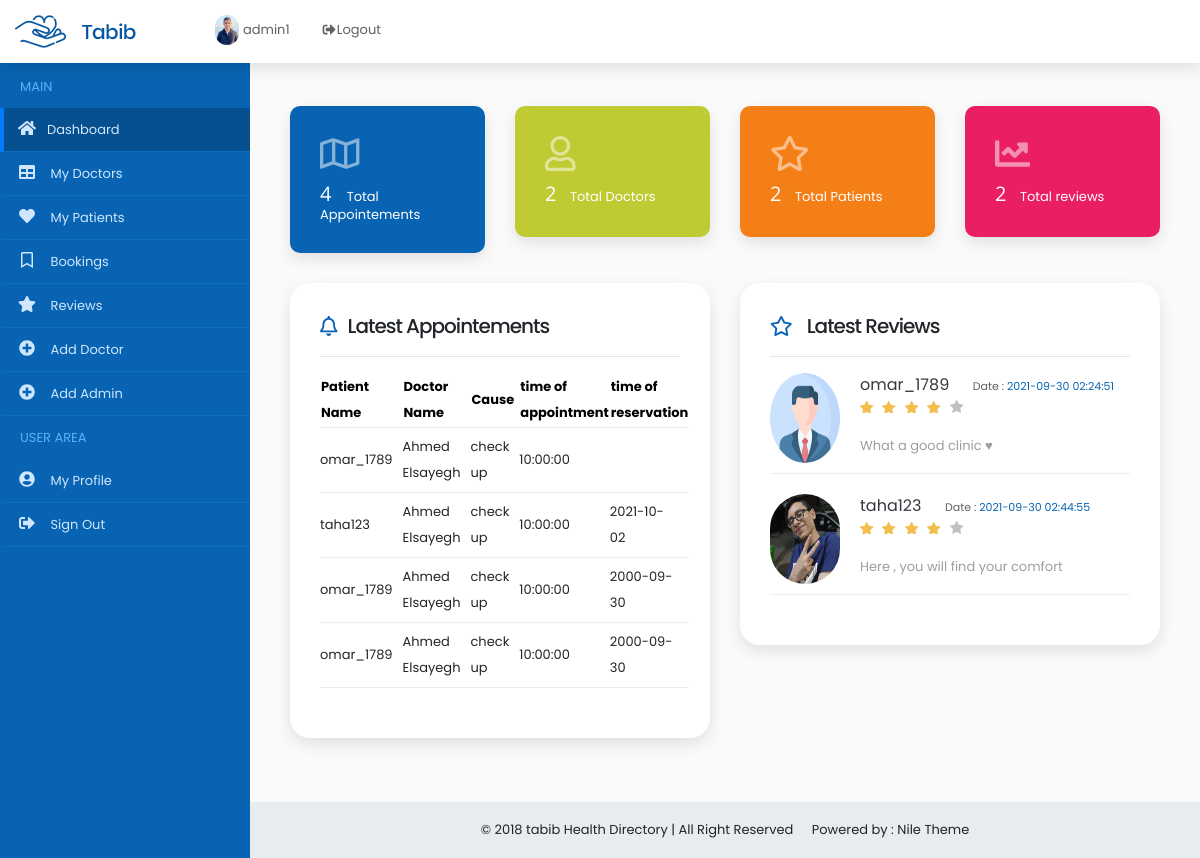
The page /admin/dashboard-home.php?id=1 on the database its author committed.
### tables this page shows
CREATE TABLE IF NOT EXISTS `appointment` (
  `appointment_id` int UNSIGNED NOT NULL AUTO_INCREMENT,
  `patient_id` int UNSIGNED NOT NULL,
  `doctor_id` int UNSIGNED NOT NULL,
  `cause` enum('check up','consultation') NOT NULL,
  `time_appointment` time NOT NULL,
  `time_reservation` datetime DEFAULT CURRENT_TIMESTAMP,
  `day_appointment` date DEFAULT NULL,
  PRIMARY KEY (`appointment_id`),
  KEY `patient_id` (`patient_id`,`doctor_id`),
  KEY `patient_id_2` (`patient_id`,`doctor_id`),
  KEY `time_appointment` (`time_appointment`),
  KEY `doctor_id` (`doctor_id`)
);

CREATE TABLE IF NOT EXISTS `doctors` (
  `id` int UNSIGNED NOT NULL AUTO_INCREMENT,
  `username` varchar(50) NOT NULL,
  `address` varchar(70) NOT NULL,
  `phone` varchar(40) NOT NULL,
  `email` varchar(50) NOT NULL,
  `password` varchar(60) NOT NULL,
  `specialization` varchar(50) NOT NULL,
  `time_of_presense` time NOT NULL,
  `stay_time` tinyint NOT NULL,
  `first_name` varchar(50) NOT NULL,
  `last_name` varchar(50) NOT NULL,
  `img_path` varchar(50) DEFAULT NULL,
  `subscribe` tinyint NOT NULL DEFAULT '0',
  PRIMARY KEY (`id`),
  UNIQUE KEY `time_of_presense` (`time_of_presense`),
  UNIQUE KEY `username` (`username`),
  KEY `time_of_presense_2` (`time_of_presense`)
);

CREATE TABLE IF NOT EXISTS `testimonials` (
  `id` int UNSIGNED NOT NULL AUTO_INCREMENT,
  `patient_id` int UNSIGNED NOT NULL,
  `content` varchar(500) NOT NULL,
  `_datetime` datetime DEFAULT CURRENT_TIMESTAMP,
  PRIMARY KEY (`id`),
  KEY `patient_id` (`patient_id`)
);

CREATE TABLE IF NOT EXISTS `patients` (
  `id` int UNSIGNED NOT NULL AUTO_INCREMENT,
  `username` varchar(50) NOT NULL,
  `age` tinyint NOT NULL,
  `password` varchar(50) NOT NULL,
  `phone` varchar(40) NOT NULL,
  `email` varchar(60) DEFAULT NULL,
  `gender` enum('male','female') DEFAULT NULL,
  `country` varchar(50) DEFAULT '',
  `dob` date NOT NULL,
  `address` varchar(50) NOT NULL,
  `first_name` varchar(50) NOT NULL,
  `last_name` varchar(50) NOT NULL,
  `img_path` varchar(100) DEFAULT NULL,
  PRIMARY KEY (`id`),
  UNIQUE KEY `username` (`username`)
);

### admin/dashboard-home.php (the view, shortened to what the rows shown need)
<?php
require_once '../queryHandlerclass/query.php';
?>
<!DOCTYPE html>
<html lang="en-US">
<head>
    <link rel="stylesheet" href="../assets/css/animate.css" />
    <link href="../assets/css/owl.carousel.css" rel="stylesheet">
    <link href="../assets/css/owl.theme.css" rel="stylesheet">
    <link rel="stylesheet" href="../assets/css/bootstrap.min.css">
    <link rel="stylesheet" href="../assets/css/hover-min.css">
    <link rel="stylesheet" href="../assets/css/flag-icon.min.css">
    <link rel="stylesheet" href="../assets/css/style.css">
    <link rel="stylesheet" href="../assets/css/colors/main.css">
    <link rel="stylesheet" href="../assets/css/elegant_icon.css">
    <link rel="stylesheet" href="../assets/css/sb-admin.css">
</head>
<body>
    <header class="background-white box-shadow fixed-top z-index-99">
        <nav class="container-fluid header-in">
            <div class="row">
                <div class="col-xl-4 d-none d-xl-block">
                    <div class="nav-item dropdown float-left">
                        <?php
                        $adminusername = $_SESSION['ADMIN_NAME'] ;
                        $sql_statement = queryHandler::getData("admins","img_path","username = '$adminusername'");
                        if ($sql_statement) {
                            $result = $sql_statement->fetch(PDO::FETCH_ASSOC);
                        }
                        ?>
                        <a href="dashboard-my-profile.php" class="margin-top-15px d-inline-block text-grey-3 margin-right-15px"><img src="imgs/<?=isset($result['img_path'])? "{$result['img_path']}":"profile.png"?>" class="height-30px border-radius-30" alt=""><?=" ".$_SESSION['ADMIN_NAME']." "?></a>
                    </div>
                </div>
            </div>
        </nav>
    </header>
    <div class="content-wrapper">
        <div class="container-fluid overflow-hidden">
            <div class="row margin-tb-90px margin-lr-10px sm-mrl-0px">
                <div class="col-12">
                    <div class="row">
                        <div class="col-lg-6">
                            <div class="margin-bottom-30px">
                            <div class="padding-30px background-white border-radius-20 box-shadow">
                                    <table>
                                        <tr>
                                            <th>Patient Name</th>
                                            <th>Doctor Name</th>
                                            <th>Cause</th>
                                            <th>time of appointment</th>
                                            <th>time of reservation</th>
                                        </tr>
                                        <?php
                                         $appointement_boolean = queryHandler::getData("(SELECT id,username FROM patients ) patients join appointment on patients.id = appointment.patient_id JOIN doctors on doctors.id = appointment.doctor_id"
                                         ,"appointment.appointment_id,appointment.patient_id,appointment.day_appointment,appointment.time_appointment,appointment.doctor_id,appointment.cause,patients.username as patient_name,doctors.username as doctor_name",
                                         "1 ORDER BY appointment.time_reservation LIMIT 4");
                                         if($appointement_boolean){
                                            $data_of_appointement = $appointement_boolean->fetchAll(PDO::FETCH_ASSOC);
                                            if(!empty($data_of_appointement)){
                                                foreach($data_of_appointement as $one_row){ ?>
                                                    <tr>
                                                        <td><?= $one_row['patient_name'] ?></td>
                                                        <td><?= $one_row['doctor_name'] ?></td>
                                                        <td><?= $one_row['cause'] ?></td>
                                                        <td><?= $one_row['time_appointment'] ?></td>
                                                        <td><?= $one_row['day_appointment'] ?></td>
                                                    </tr>
                                                    <?php }
                                            } else { ?>
                                                    <tr>
                                                        <td colspan='5'><?php echo "No appointments to show" ?> </td>
                                                    </tr>
                                            <?php }
                                         }
                                        ?>
                                    </table>
                                </div>
                            </div>
                        </div>
                        <div class="col-lg-6">
                            <div class="margin-bottom-30px">
                            <div class="padding-30px background-white border-radius-20 box-shadow">
                                    <ul class="commentlist padding-0px margin-0px list-unstyled text-grey-3">
                                        <?php
                                            $reviews_boolean = queryHandler::getData('patients join testimonials on testimonials.patient_id = patients.id',
                                            'testimonials.content,testimonials._datetime,testimonials.patient_id ,patients.username,patients.img_path'
                                            ," 1 LIMIT 4");
                                            if($reviews_boolean){
                                                $data_Of_Reviews = $reviews_boolean->fetchALL(PDO::FETCH_ASSOC);
                                                if(!empty($data_Of_Reviews)){
                                                    foreach($data_Of_Reviews as $one_row){ ?>
                                                        <li class="border-bottom-1 border-grey-1 margin-bottom-20px">
                                                        <img src="../<?php
                                                                        if($one_row['img_path'] == ''){
                                                                            echo "profile.png";
                                                                        } else {
                                                                            echo "patientPhotos/{$one_row['img_path']}";
                                                                        }
                                                        ?>" class="float-left margin-right-20px border-radius-60 margin-bottom-20px" height="90px" width="70px">
                                                        <div class="margin-left-85px">
                                                            <a class="d-inline-block text-dark text-medium margin-right-20px" href="dashboard-home.php"><?= $one_row['username'] ?> </a>
                                                            <span class="text-extra-small">Date :  <a href="dashboard-home.php" class="text-main-color"><?= $one_row['_datetime'] ?></a></span>
                                                            <div class="rating">
                                                                <ul>
                                                                    <li class="active"></li>
                                                                    <li class="active"></li>
                                                                    <li class="active"></li>
                                                                    <li class="active"></li>
                                                                    <li></li>
                                                                </ul>
                                                            </div>
                                                            <p class="margin-top-15px text-grey-2"><?= $one_row['content'] ?></p>
                                                        </div>
                                                    </li>
                                         <?php  }
                                           }
                                        }
                                        ?>
                                    </ul>
                                </div>
                    </div>
                </div>
            </div>
        </div>
    </div>
</body>
</html>

### rows shown on the page
appointment: patient_name "omar_1789", doctor.username "Ahmed Elsayegh", cause "check up", time_appointment "10:00:00"
appointment: patient_name "taha123", doctor.username "Ahmed Elsayegh", cause "check up", time_appointment "10:00:00", day_appointment "2021-10-02"
appointment: patient_name "omar_1789", doctor.username "Ahmed Elsayegh", cause "check up", time_appointment "10:00:00", day_appointment "2000-09-30"
appointment: patient_name "omar_1789", doctor.username "Ahmed Elsayegh", cause "check up", time_appointment "10:00:00", day_appointment "2000-09-30"
testimonials: patient.username "omar_1789", _datetime "2021-09-30 02:24:51", content "What a good clinic ♥"
testimonials: patient.img_path (picture), patient.username "taha123", _datetime "2021-09-30 02:44:55", content "Here , you will find your comfort"

### other values the page prints
$_SESSION['ADMIN_NAME'] "admin1"
$number_of_appointement['num'] "4"
$number_of_doctors['num'] "2"
$number_of_patients['num'] "2"
$number_of_reviews['num'] "2"
